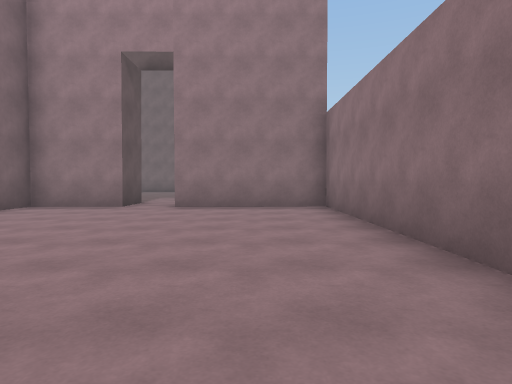
view 1 (above)

17 first-person views from a walk through a Unity game level. The camera is 1.3 m above the floor, tilts 2° down and sees 75° across. The floor is counted in squares, 2 m on a side. Each view is taken from the middle of a square. On the plan, view 1 faces up. The plan holds only what a view shows up to about 10 squares ahead; the rest is blank. The player is left out.

view 2
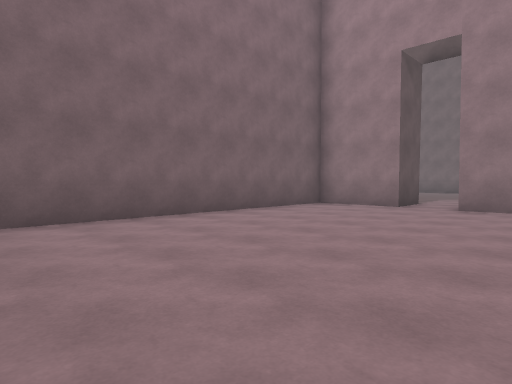

view 3
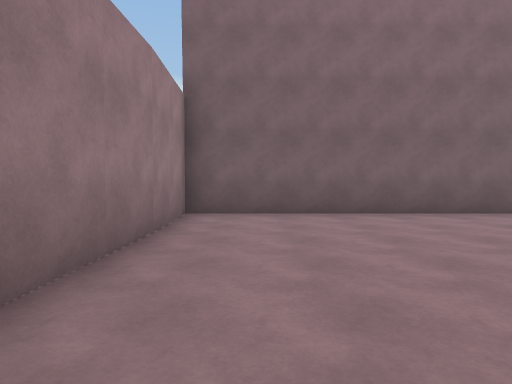

view 4
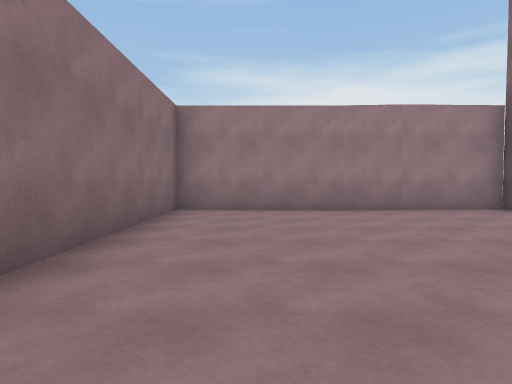

view 5
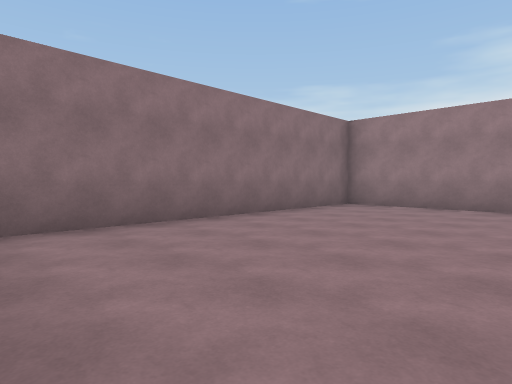

view 6
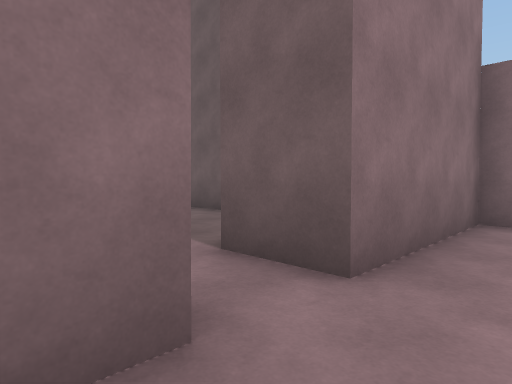

view 7
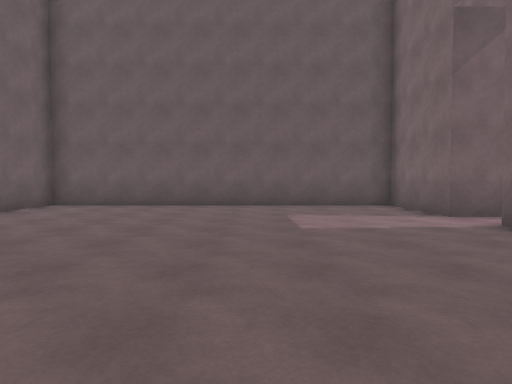

view 8
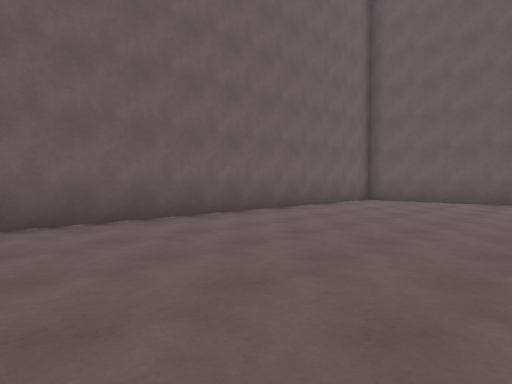

view 9
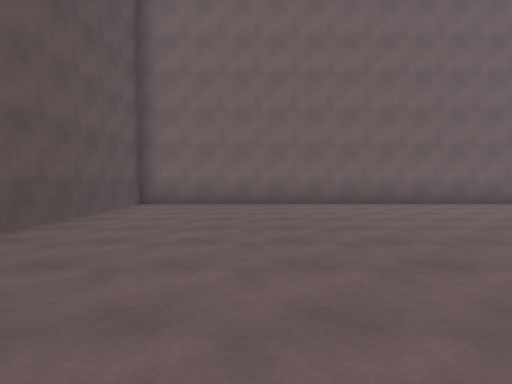

view 10
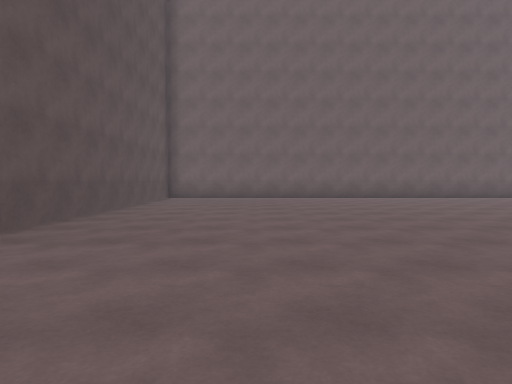

view 11
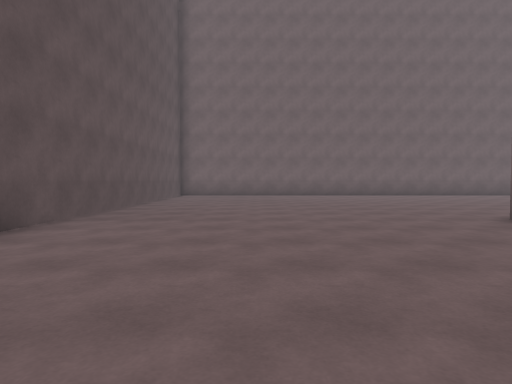

view 12
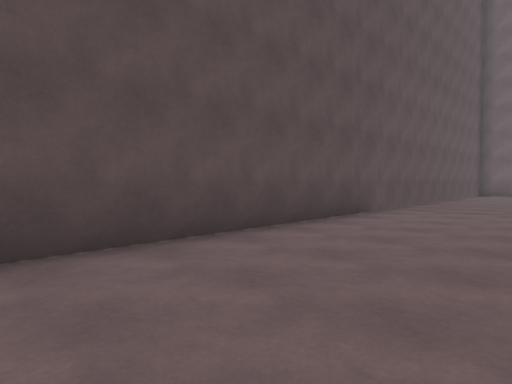

view 13
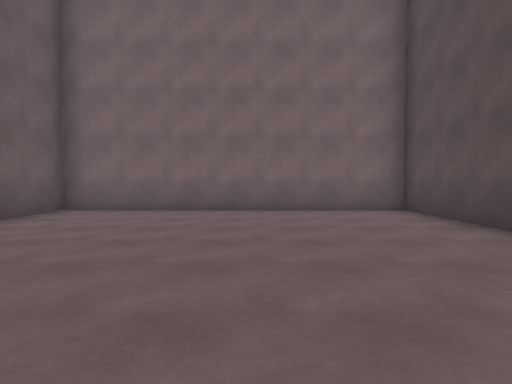

view 14
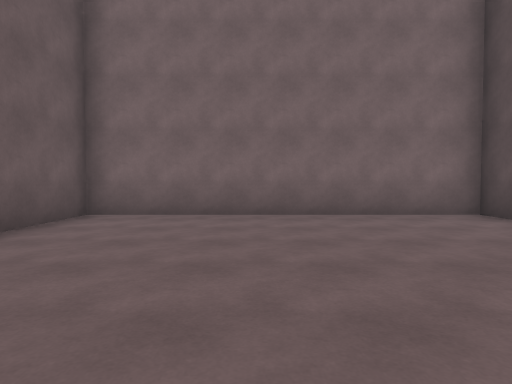

view 15
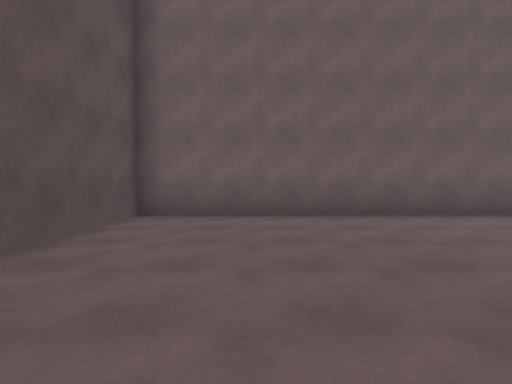

view 16
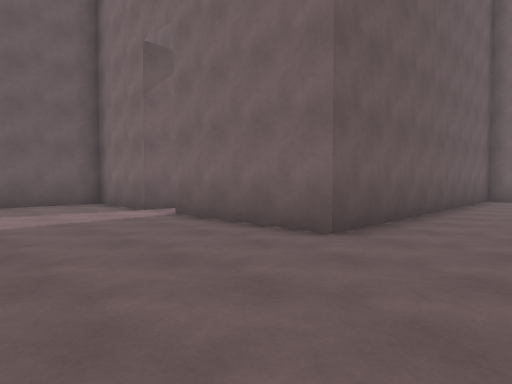

view 17
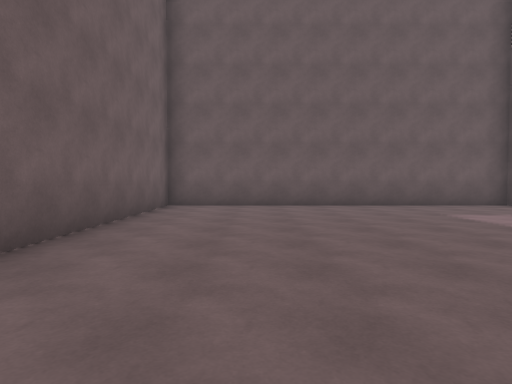

### Floor plan
Points are (right, up) in squares from view 1. A wall is a line through its corners. A room is listed if a view was taken in it or the views show most of it. See-through windows are left out.
Room 1 (views 1, 2, 3, 4, 5, 6)
walls: (-3.3, 9.5) (-3.2, 8.1) (-5.5, 8.1) (-5.5, -0.3) (1.7, -0.4) (1.7, 8.2) (-2, 8.1) (-2, 9.5)
ways out: opening at (-3, 9) to room 2
Room 2 (views 7, 8, 9, 10, 11, 12, 13, 14, 15, 16, 17)
walls: (-2, 9.5) (0.6, 9.5) (0.6, 18.3) (-14.2, 18.3) (-14.2, 0.7) (-6.8, 0.7) (-6.8, 9.5) (-3.3, 9.5)
ways out: opening at (-3, 9) to room 1

Positions as (right, up) in squares from view 1, and headings:
1: (0, 0), facing up
2: (0, 0), facing up-left
3: (1, 1), facing left
4: (0, 7), facing down
5: (-3, 8), facing down-right
6: (-4, 7), facing up-right
7: (-8, 13), facing right
8: (-10, 13), facing up-right
9: (-11, 9), facing up
10: (-11, 6), facing up
11: (-11, 4), facing up
12: (-11, 2), facing up-left
13: (-11, 8), facing down
14: (-10, 7), facing down
15: (-12, 12), facing up
16: (-9, 13), facing down-right
17: (-8, 16), facing right
